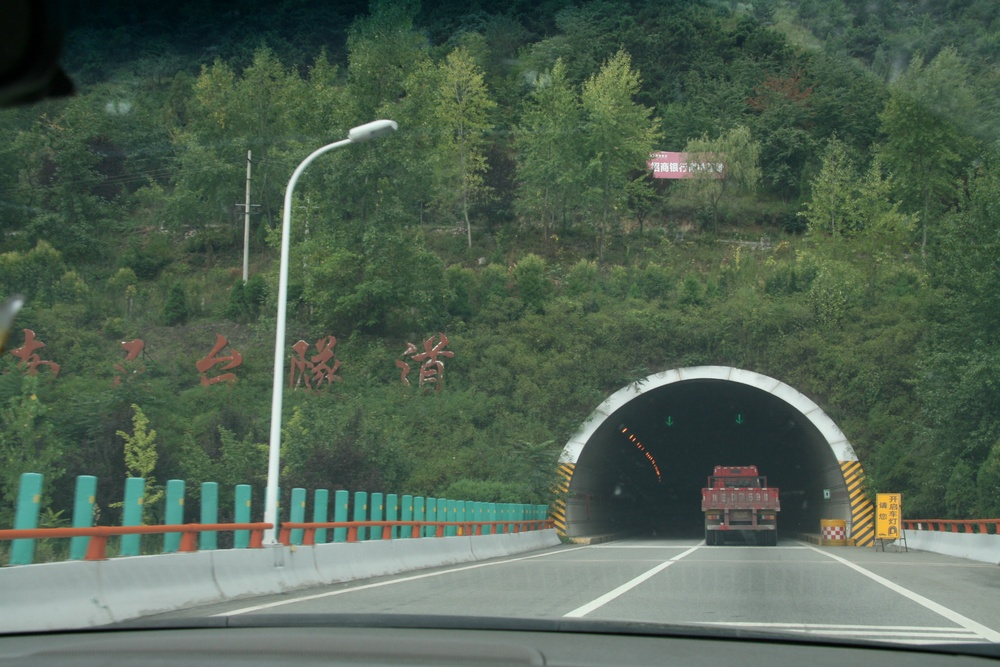
#> input picture image2.jpeg, 1000 x 667 px, shrunk from 2048 x 1367 before the run
$ python image.py   (older library calls are emulated)
#> lines starting #> are read from the running program, lines starting #| are printed output that depends on the picture; after the words box and inside, x2 and y2 are one past the last pixel; in counts of white or black regions, pixels touching at a corner belong together
import cv2
import numpy as np
import ipdb

ipdb.set_trace(context=5)

img = cv2.imread("image2.jpeg", 0)
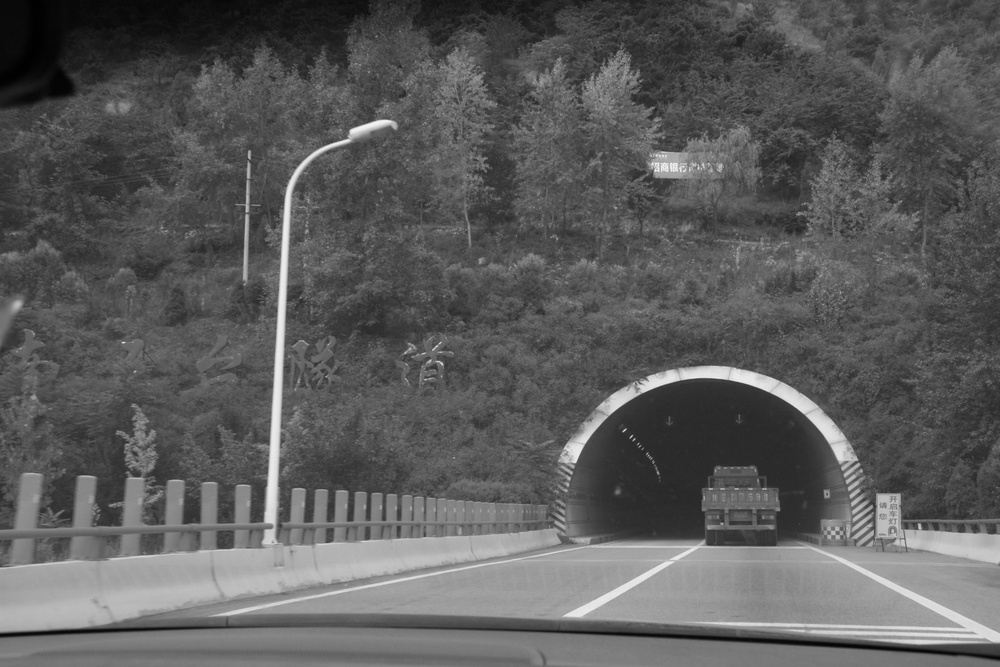
#> img: shape (667, 1000); min 0, max 246, mean 91.8
img = cv2.Canny(img, 200, 300)
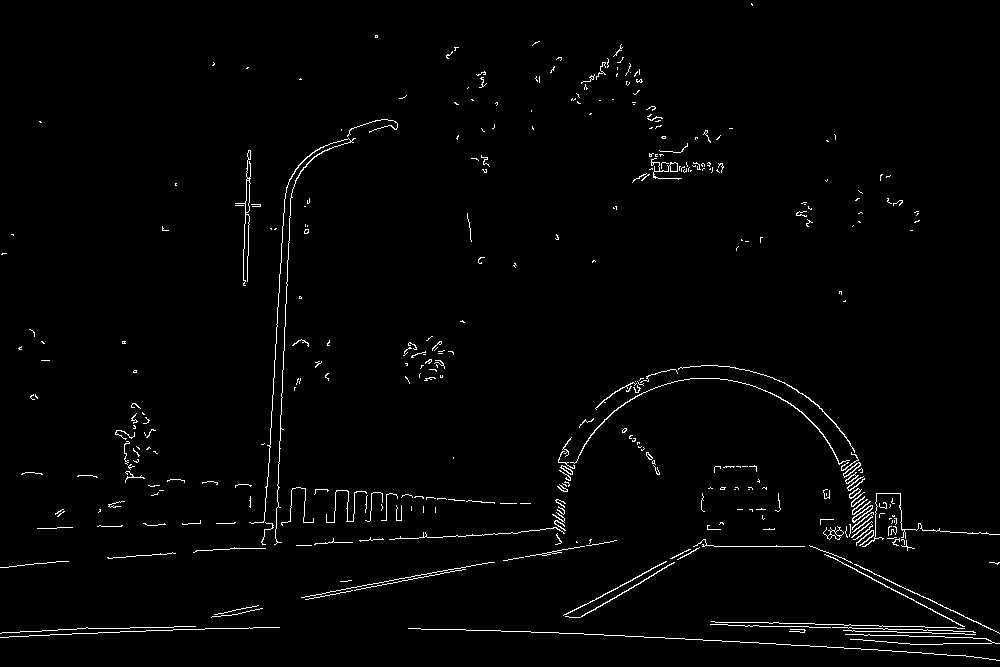
#> img: shape (667, 1000); 1.7% white in thin lines or dots

ret, th = cv2.threshold(img, 127, 255, 0)

image, contours, hierarchy = cv2.findContours(th, cv2.RETR_TREE, cv2.CHAIN_APPROX_SIMPLE)
#> contours = 387 contours, 355 with area under 20; largest, box (x1, y1, x2, y2) and area: (235, 150, 251, 286) 140, (570, 378, 850, 465) 113, (245, 180, 251, 213) 102, (852, 505, 873, 523) 96, (823, 526, 844, 540) 89

color = cv2.cvtColor(img, cv2.COLOR_BAYER_BG2BGR)
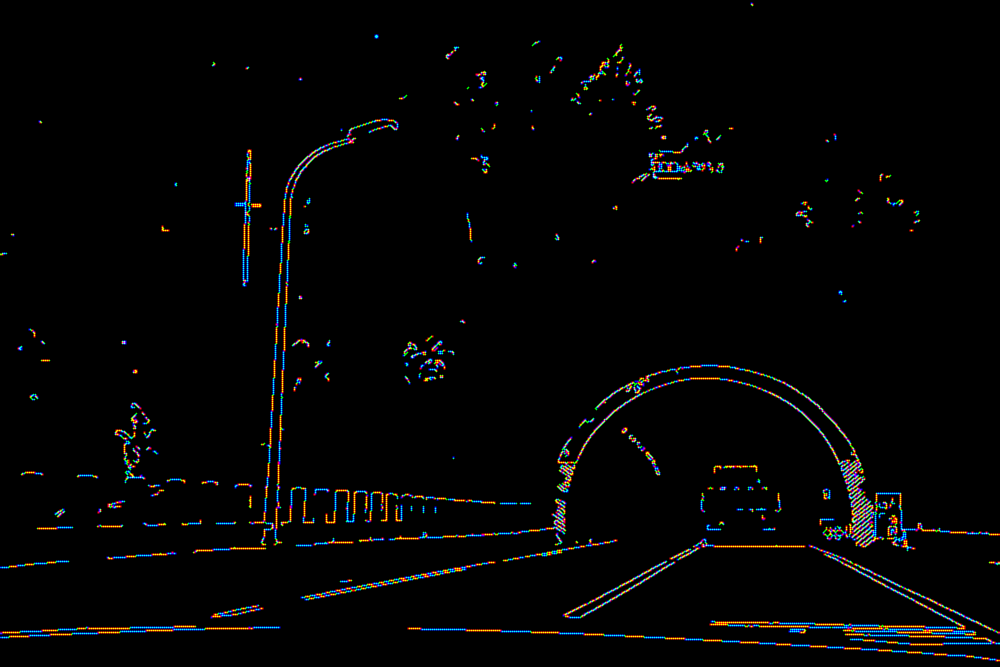
#> color: shape (667, 1000, 3); mean B, G, R 4.2, 4.3, 4.3

img = cv2.drawContours(color, contours, -1, (0, 255, 0), 2)
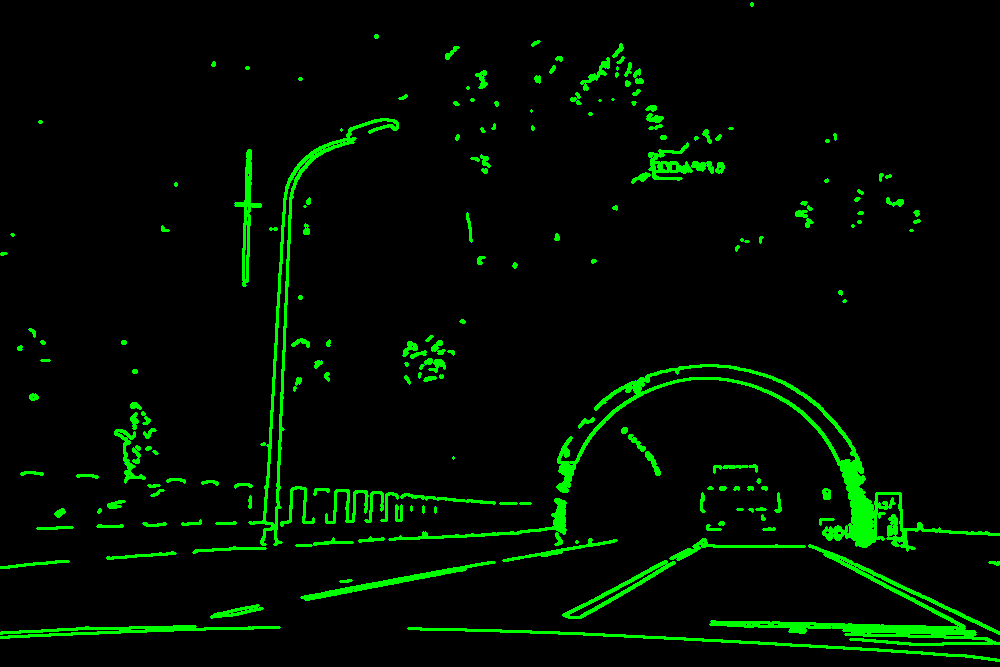
#> img: shape (667, 1000, 3); mean B, G, R 0, 13.3, 0
cv2.imwrite("contours.png", color)
cv2.waitKey()
cv2.destroyAllWindows()

$ run again, with image.jpg copied over image2.jpeg
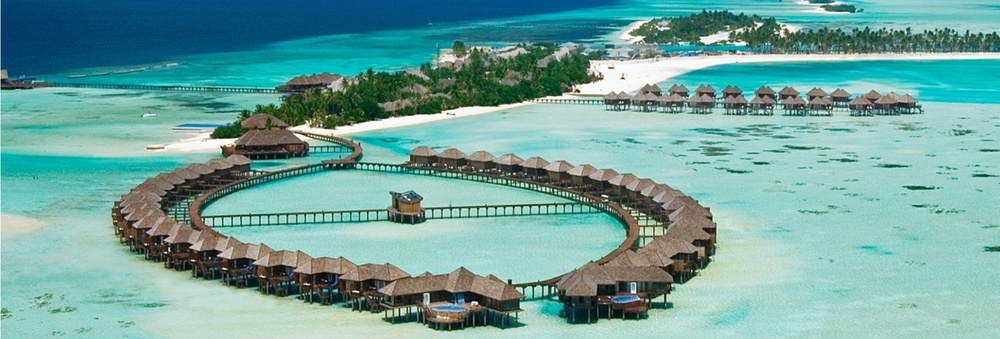
#> input picture image.jpg, 1000 x 339 px, shrunk from 1920 x 650 before the run
#> `img = cv2.Canny(img, 200, 300)`:
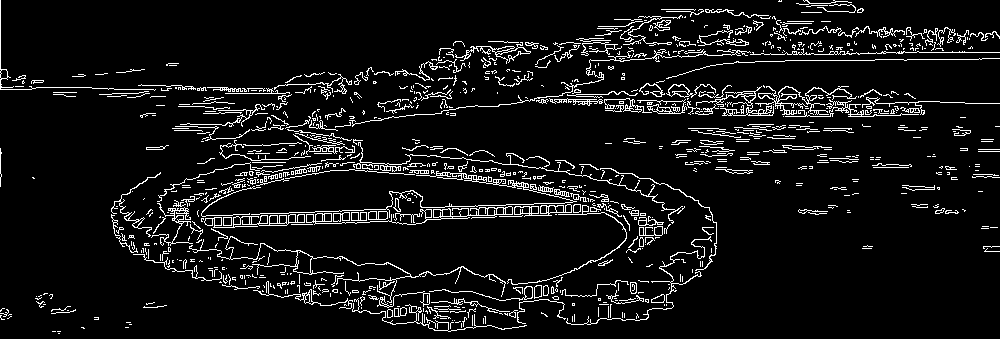
#> img: shape (339, 1000); 7.6% white in thin lines or dots
#> contours = 1285 contours, 1119 with area under 20; largest, box (x1, y1, x2, y2) and area: (306, 206, 513, 225) 652, (204, 214, 305, 228) 508, (189, 236, 506, 303) 398, (514, 204, 572, 217) 390, (251, 171, 577, 218) 290
#> `img = cv2.drawContours(color, contours, -1, (0, 255, 0), 2)`:
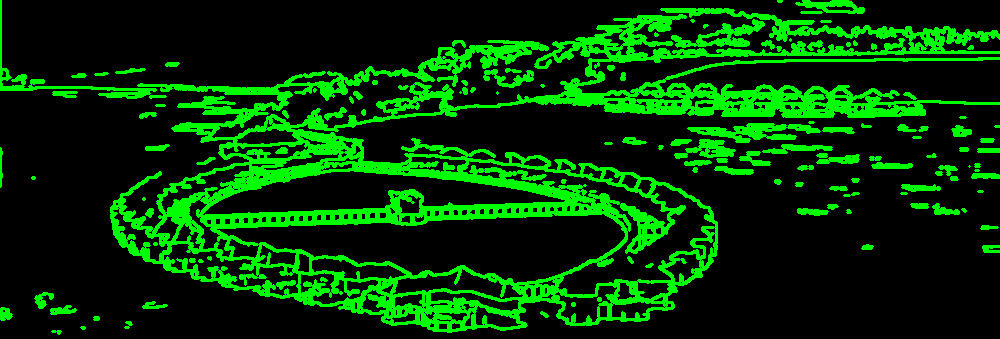
#> img: shape (339, 1000, 3); mean B, G, R 0.1, 54.7, 0.1
